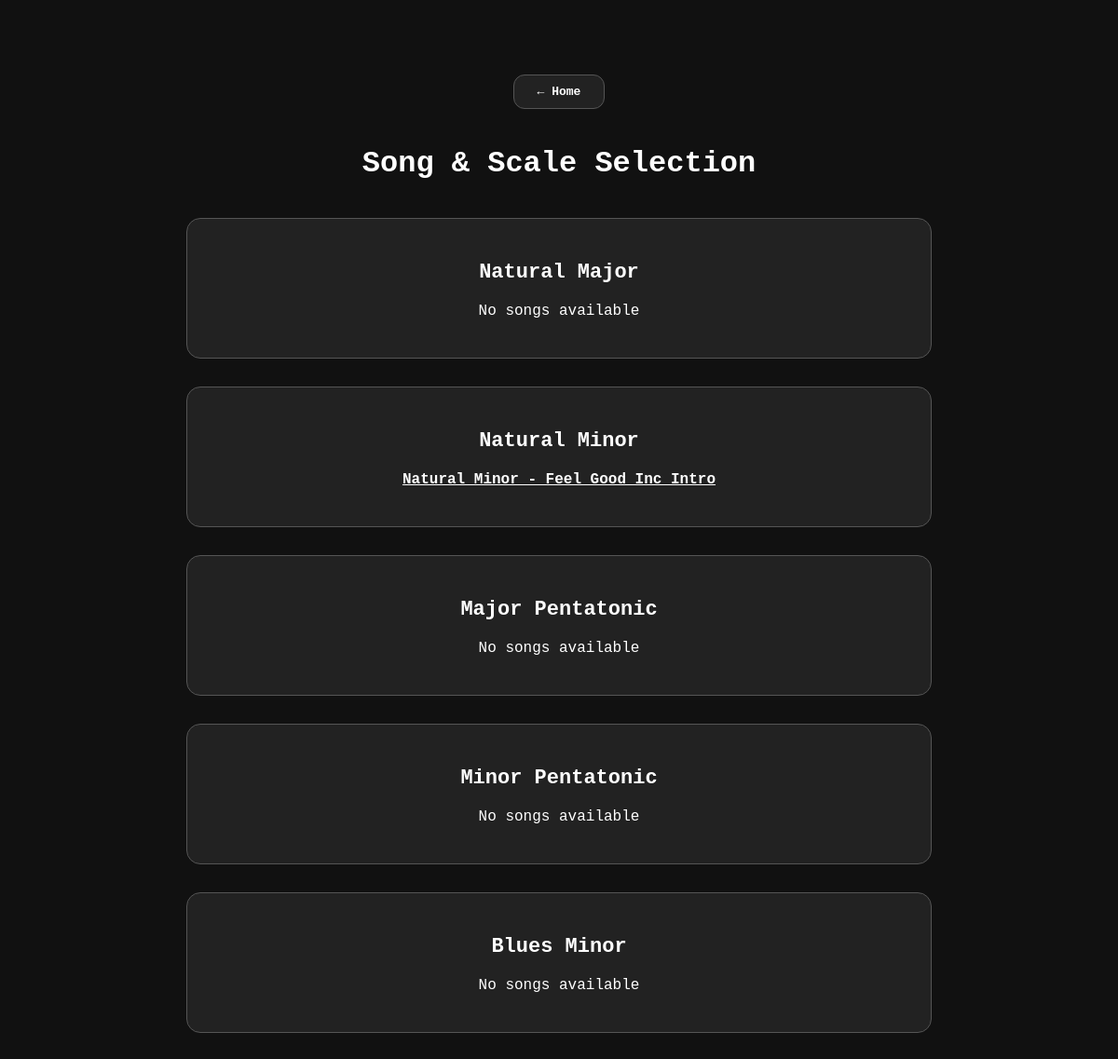
Before: /selection/ with the older database file.
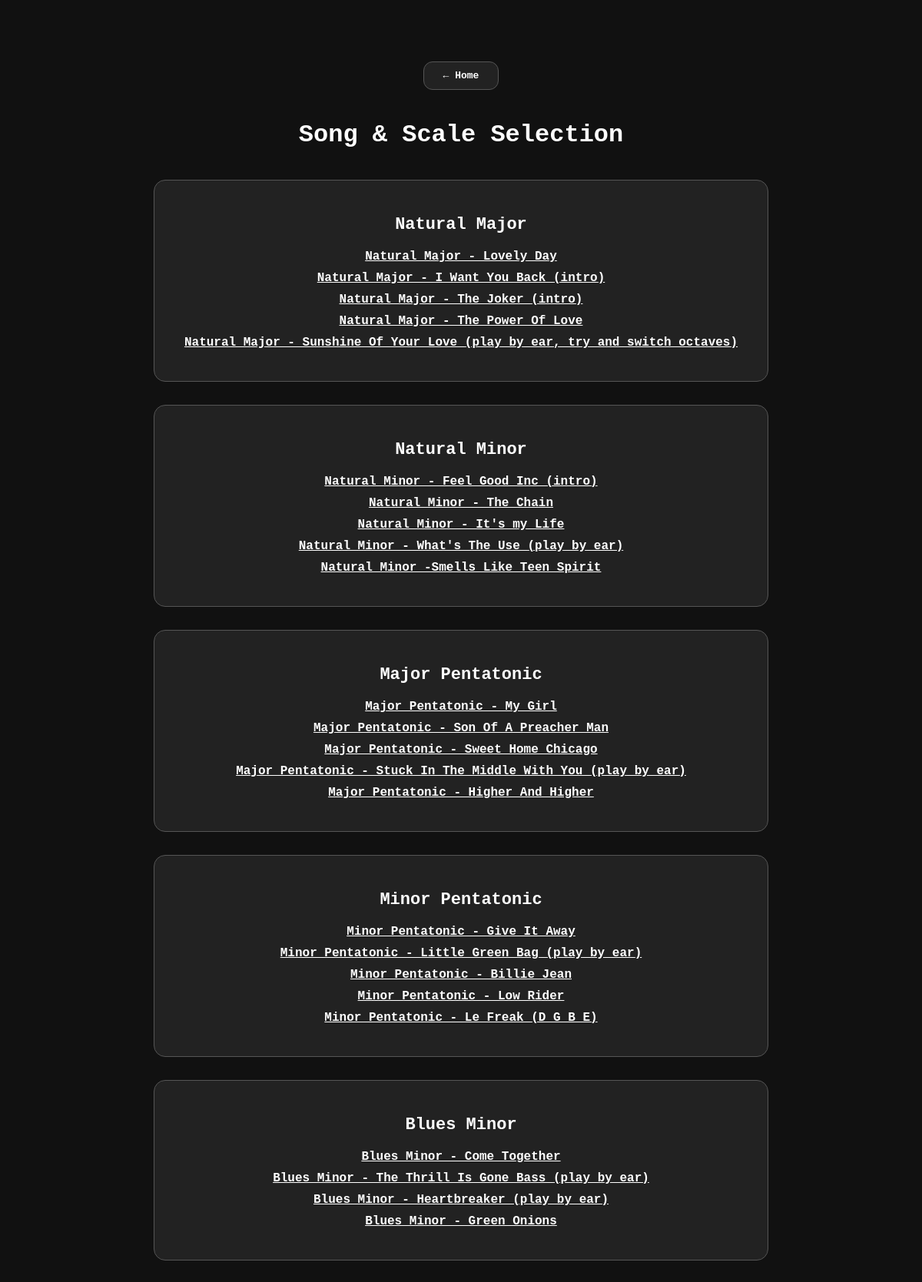
After: the same page with the newer database file.
### tuner/models.py (models this page shows, shortened)
class FretTab(models.Model):
    name = models.CharField(max_length=100)
    G = models.TextField()
    D = models.TextField()
    A = models.TextField()
    E = models.TextField()
    position = models.PositiveIntegerField(default=0)  # manual sorting
    class Meta:
        ordering = ['position']  # ensures admin and queries respect the position

### tuner/views.py (the view)
# urls.py: path('selection/', views.selection_view, name='selection'),  # Song/scale selection
def selection_view(request):
    all_tabs = FretTab.objects.all()
    natural_major_tabs = [tab for tab in all_tabs if tab.name.lower().startswith("natural major")]
    natural_minor_tabs = [tab for tab in all_tabs if tab.name.lower().startswith("natural minor")]
    major_pent_tabs = [tab for tab in all_tabs if tab.name.lower().startswith("major pentatonic")]
    minor_pent_tabs = [tab for tab in all_tabs if tab.name.lower().startswith("minor pentatonic")]
    blues_minor_tabs = [tab for tab in all_tabs if tab.name.lower().startswith("blues minor")]
    context = {
        "natural_major_tabs": natural_major_tabs,
        "natural_minor_tabs": natural_minor_tabs,
        "major_pent_tabs": major_pent_tabs,
        "minor_pent_tabs": minor_pent_tabs,
        "blues_minor_tabs": blues_minor_tabs,
    }
    return render(request, 'tuner/selection.html', context)

### tuner/templates/tuner/selection.html (shortened to what this page needs)
{% load static %}
<!DOCTYPE html>
<html lang="en">
<head>
    <link rel="stylesheet" href="{% static 'tuner/css/selection.css' %}">
</head>
<body>
<div style="text-align:center; margin:20px 0;">
    <a href="{% url 'home' %}" class="home-button">← Home</a>
</div>
<h1>Song & Scale Selection</h1>
<div class="container">
    <div class="box">
        <h3>Natural Major</h3>
        <ul>
            {% for tab in natural_major_tabs %}
                <li><a href="{% url 'tuner' %}?tab_id={{ tab.id }}" style="color:#fff;">{{ tab.name }}</a></li>
            {% empty %}
                <li>No songs available</li>
            {% endfor %}
        </ul>
    </div>
    <div class="box">
        <h3>Natural Minor</h3>
        <ul>
            {% for tab in natural_minor_tabs %}
                <li><a href="{% url 'tuner' %}?tab_id={{ tab.id }}" style="color:#fff;">{{ tab.name }}</a></li>
            {% empty %}
                <li>No songs available</li>
            {% endfor %}
        </ul>
    </div>
    <div class="box">
        <h3>Major Pentatonic</h3>
        <ul>
            {% for tab in major_pent_tabs %}
                <li><a href="{% url 'tuner' %}?tab_id={{ tab.id }}" style="color:#fff;">{{ tab.name }}</a></li>
            {% empty %}
                <li>No songs available</li>
            {% endfor %}
        </ul>
    </div>
    <div class="box">
        <h3>Minor Pentatonic</h3>
        <ul>
            {% for tab in minor_pent_tabs %}
                <li><a href="{% url 'tuner' %}?tab_id={{ tab.id }}" style="color:#fff;">{{ tab.name }}</a></li>
            {% empty %}
                <li>No songs available</li>
            {% endfor %}
        </ul>
    </div>
    <div class="box">
        <h3>Blues Minor</h3>
        <ul>
            {% for tab in blues_minor_tabs %}
                <li><a href="{% url 'tuner' %}?tab_id={{ tab.id }}" style="color:#fff;">{{ tab.name }}</a></li>
            {% empty %}
                <li>No songs available</li>
            {% endfor %}
        </ul>
    </div>
</div>
</body>
</html>

### tuner/static/tuner/css/selection.css (style rules this page uses)
body { font-family: monospace; background: #111; color: #fff; text-align: center; margin: 0; padding: 0; }
.home-button { display: inline-block; margin: 60px 0 20px 0; padding: 10px 25px; border: 1px solid #555; border-radius: 12px; background-color: #222; color: #fff; text-decoration: none; font-weight: bold; }
h1 { text-align: center; margin-top: 20px; margin-bottom: 40px; font-size: 32px; }
.container { display: flex; flex-direction: column; align-items: center; gap: 30px; max-width: 800px; margin: 0 auto 50px auto; padding: 0 20px; }
.box { font-family: monospace; font-size: 16px; color: #fff; background-color: #222; padding: 25px 20px; border: 1px solid #555; border-radius: 15px; width: 100%; box-sizing: border-box; }
.box h3 { text-align: center; margin: 20px 0; font-size: 22px; }
.box ul { list-style: none; padding-left: 0; }
.box ul li { margin-bottom: 10px; }
.box ul li a { color: #fff; text-decoration: underline; font-weight: bold; }

Changed rows visible on the page:
added FretTab: name "Natural Major - Lovely Day", shown under "Natural Major"
added FretTab: name "Natural Major - I Want You Back (intro)", shown under "Natural Major"
added FretTab: name "Natural Major - The Joker (intro)", shown under "Natural Major"
added FretTab: name "Natural Major - The Power Of Love", shown under "Natural Major"
added FretTab: name "Natural Major - Sunshine Of Your Love (play by ear, try and switch octaves)", shown under "Natural Major"
changed FretTab: name "Natural Minor - Feel Good Inc Intro" → "Natural Minor - Feel Good Inc (intro)"
added FretTab: name "Natural Minor - The Chain", shown under "Natural Minor"
added FretTab: name "Natural Minor - It's my Life", shown under "Natural Minor"
added FretTab: name "Natural Minor - What's The Use (play by ear)", shown under "Natural Minor"
added FretTab: name "Natural Minor -Smells Like Teen Spirit", shown under "Natural Minor"
added FretTab: name "Major Pentatonic - My Girl", shown under "Major Pentatonic"
added FretTab: name "Major Pentatonic - Son Of A Preacher Man", shown under "Major Pentatonic"
added FretTab: name "Major Pentatonic - Sweet Home Chicago", shown under "Major Pentatonic"
added FretTab: name "Major Pentatonic - Stuck In The Middle With You (play by ear)", shown under "Major Pentatonic"
added FretTab: name "Major Pentatonic - Higher And Higher", shown under "Major Pentatonic"
added FretTab: name "Minor Pentatonic - Give It Away", shown under "Minor Pentatonic"
added FretTab: name "Minor Pentatonic - Little Green Bag (play by ear)", shown under "Minor Pentatonic"
added FretTab: name "Minor Pentatonic - Billie Jean", shown under "Minor Pentatonic"
added FretTab: name "Minor Pentatonic - Low Rider", shown under "Minor Pentatonic"
added FretTab: name "Minor Pentatonic - Le Freak (D G B E)", shown under "Minor Pentatonic"
added FretTab: name "Blues Minor - Come Together", shown under "Blues Minor"
added FretTab: name "Blues Minor - The Thrill Is Gone Bass (play by ear)", shown under "Blues Minor"
added FretTab: name "Blues Minor - Heartbreaker (play by ear)", shown under "Blues Minor"
added FretTab: name "Blues Minor - Green Onions", shown under "Blues Minor"
Other visible differences:
text no longer shown: "No songs available No songs available No songs available No songs available"
